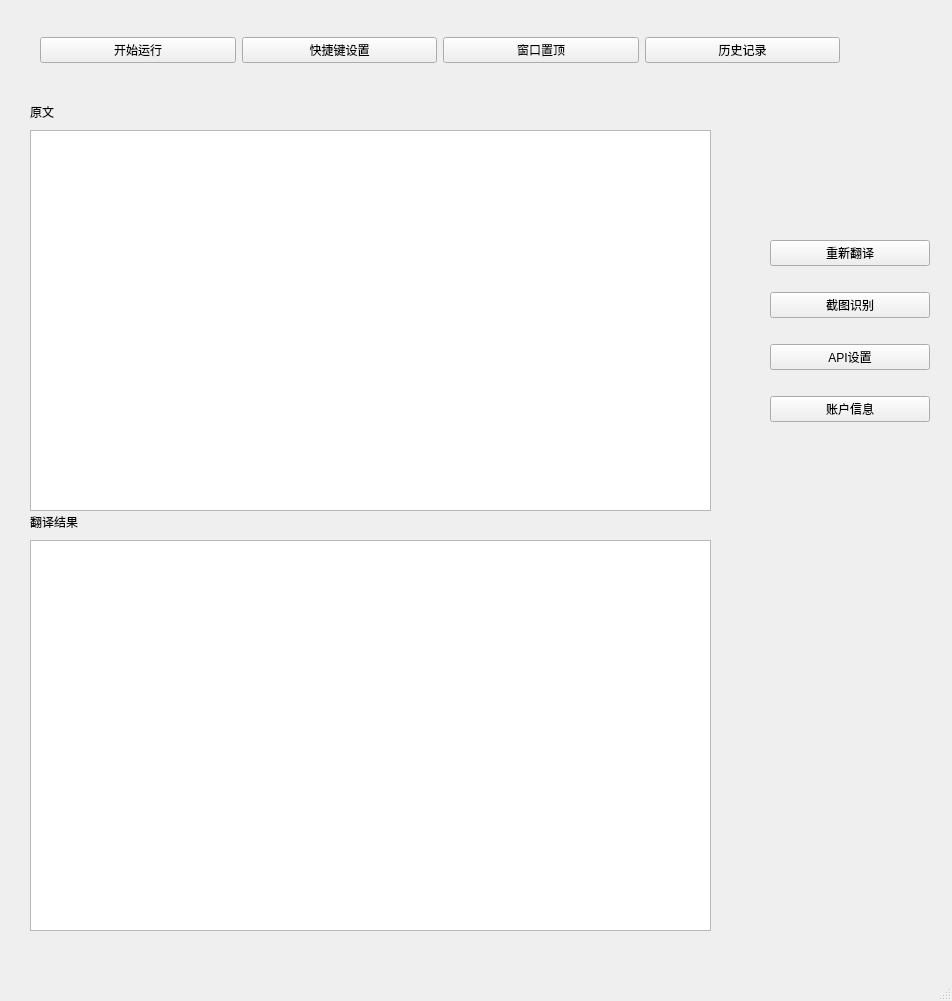
<?xml version="1.0" encoding="UTF-8"?>
<ui version="4.0">
 <class>MainWindow</class>
 <widget class="QMainWindow" name="MainWindow">
  <property name="geometry">
   <rect>
    <x>0</x>
    <y>0</y>
    <width>952</width>
    <height>1001</height>
   </rect>
  </property>
  <property name="windowTitle">
   <string>MainWindow</string>
  </property>
  <widget class="QWidget" name="centralwidget">
   <widget class="QTextBrowser" name="clipboard">
    <property name="geometry">
     <rect>
      <x>30</x>
      <y>130</y>
      <width>681</width>
      <height>381</height>
     </rect>
    </property>
   </widget>
   <widget class="QTextBrowser" name="transboard">
    <property name="geometry">
     <rect>
      <x>30</x>
      <y>540</y>
      <width>681</width>
      <height>391</height>
     </rect>
    </property>
   </widget>
   <widget class="QWidget" name="horizontalLayoutWidget">
    <property name="geometry">
     <rect>
      <x>40</x>
      <y>10</y>
      <width>800</width>
      <height>80</height>
     </rect>
    </property>
    <layout class="QHBoxLayout" name="horizontalLayout">
     <item>
      <widget class="QPushButton" name="start">
       <property name="text">
        <string>开始运行</string>
       </property>
      </widget>
     </item>
     <item>
      <widget class="QPushButton" name="setting">
       <property name="text">
        <string>快捷键设置</string>
       </property>
      </widget>
     </item>
     <item>
      <widget class="QPushButton" name="cold">
       <property name="text">
        <string>窗口置顶</string>
       </property>
      </widget>
     </item>
     <item>
      <widget class="QPushButton" name="history">
       <property name="text">
        <string>历史记录</string>
       </property>
      </widget>
     </item>
    </layout>
   </widget>
   <widget class="QWidget" name="verticalLayoutWidget">
    <property name="geometry">
     <rect>
      <x>770</x>
      <y>220</y>
      <width>160</width>
      <height>222</height>
     </rect>
    </property>
    <layout class="QVBoxLayout" name="verticalLayout">
     <item>
      <widget class="QPushButton" name="retrans">
       <property name="text">
        <string>重新翻译</string>
       </property>
      </widget>
     </item>
     <item>
      <widget class="QPushButton" name="jietu">
       <property name="text">
        <string>截图识别</string>
       </property>
      </widget>
     </item>
     <item>
      <widget class="QPushButton" name="api">
       <property name="text">
        <string>API设置</string>
       </property>
      </widget>
     </item>
     <item>
      <widget class="QPushButton" name="zhanghu">
       <property name="text">
        <string>账户信息</string>
       </property>
      </widget>
     </item>
    </layout>
   </widget>
   <widget class="QLabel" name="label">
    <property name="geometry">
     <rect>
      <x>30</x>
      <y>100</y>
      <width>108</width>
      <height>24</height>
     </rect>
    </property>
    <property name="text">
     <string>原文</string>
    </property>
   </widget>
   <widget class="QLabel" name="label_2">
    <property name="geometry">
     <rect>
      <x>30</x>
      <y>510</y>
      <width>108</width>
      <height>24</height>
     </rect>
    </property>
    <property name="text">
     <string>翻译结果</string>
    </property>
   </widget>
  </widget>
  <widget class="QMenuBar" name="menubar">
   <property name="geometry">
    <rect>
     <x>0</x>
     <y>0</y>
     <width>952</width>
     <height>37</height>
    </rect>
   </property>
  </widget>
  <widget class="QStatusBar" name="statusbar"/>
 </widget>
 <resources/>
 <connections/>
</ui>
